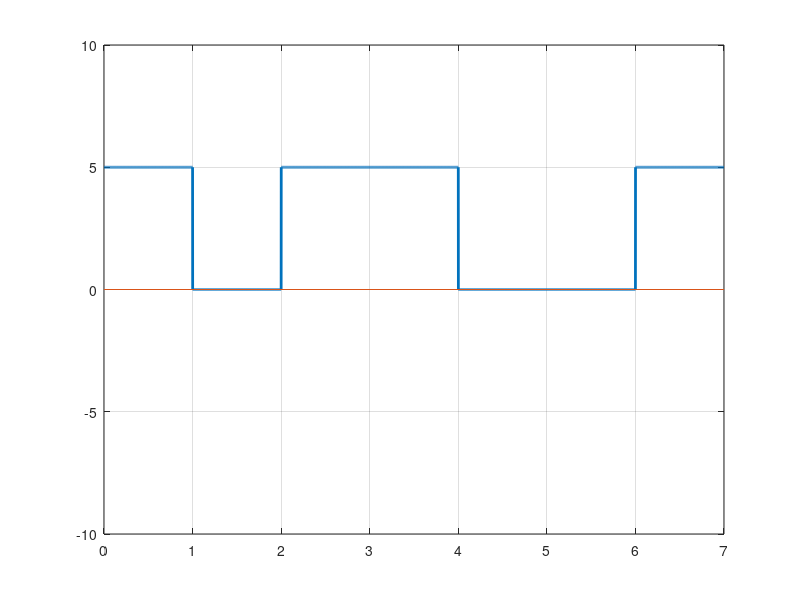

MATLAB code to generate this figure:
clc; #... Clear command line
clear all; #... Clear variables
close all; #... Clear figures

bits = [1 0 1 1 0 0 1];

#... Modulation
bitrate = 1;
voltage = 5;

sampling_rate = 1000;
sampling_time = 1/sampling_rate;

end_time = length(bits)/bitrate;
time = 0:sampling_time:end_time;

index = 1;

for i = 1:length(time)
    if bits(index) == 1
        modulation(i) = voltage;
    else
        modulation(i) = 0;
    endif
    if time(i)*bitrate >= index
        index = index+1;
    endif
endfor

plot(time, modulation,"LineWidth", 2);
axis([0 end_time -voltage-5 voltage+5]);
line([0 end_time], [0,0]);
grid on;

#... Demodulation
index = 1;

for i = 1:length(modulation)
    if modulation(i) == voltage
        demodultaion(index) = 1;
    else
        demodultaion(index) = 0;
    endif
    if time(i)*bitrate >= index
        index = index+1;
    endif
endfor

disp(demodultaion);
